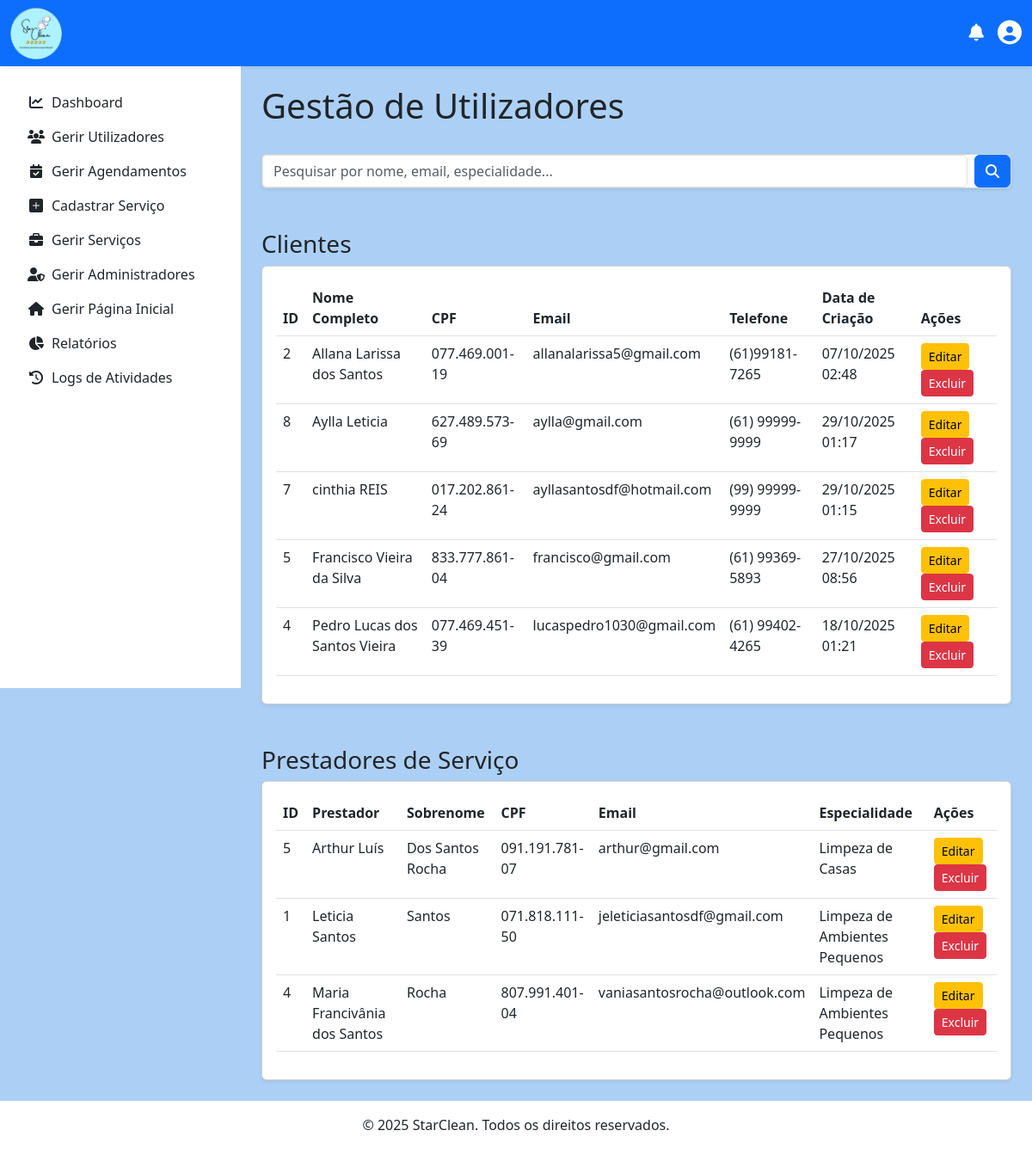
/admin/gerir_utilizadores.php (signed in), run on an earlier commit of the app's database.
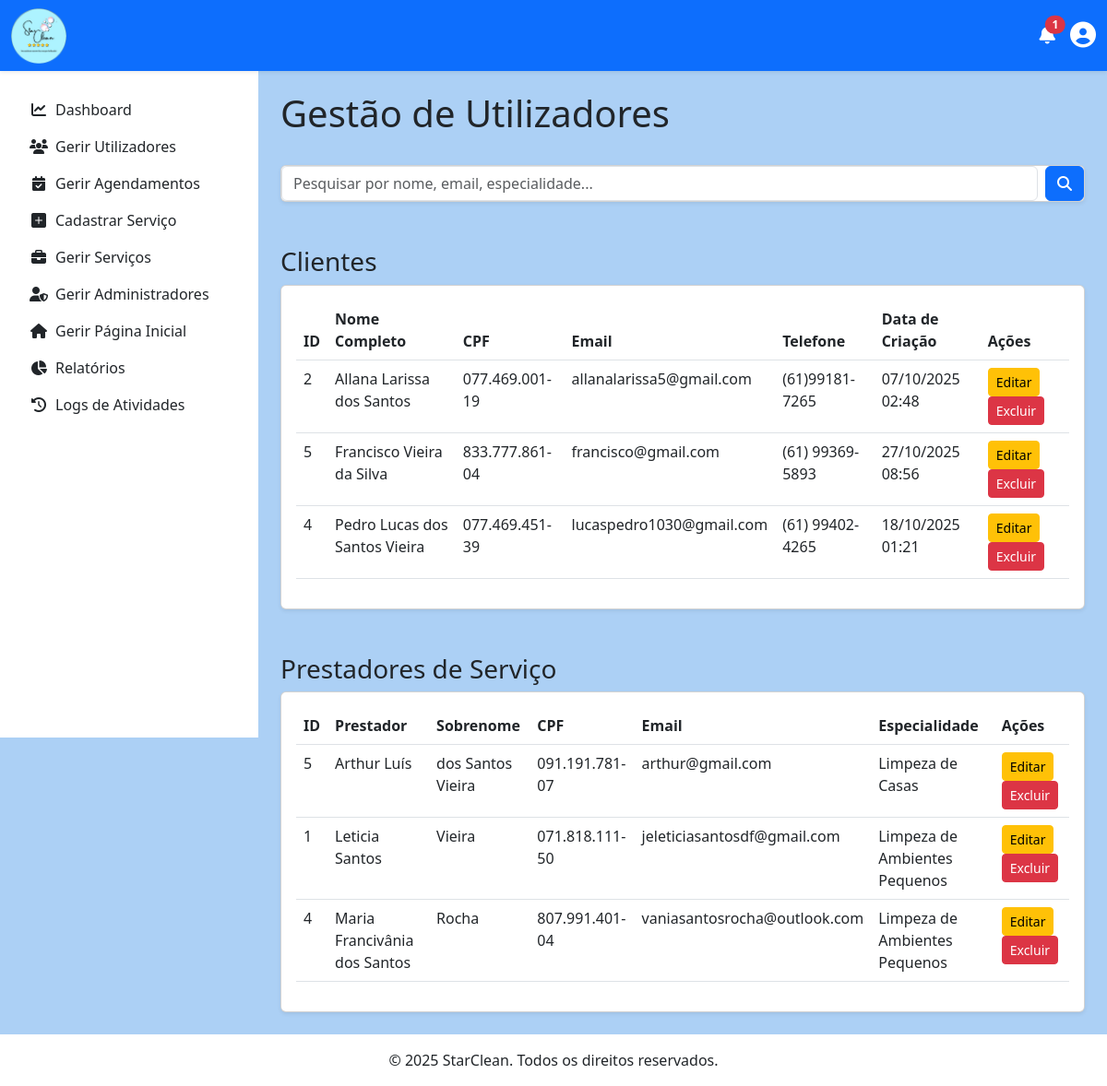
And on a later commit of the database.
### tables this page shows
CREATE TABLE `cliente` (
  `id` int(11) NOT NULL,
  `nome` varchar(45) NOT NULL,
  `sobrenome` varchar(45) NOT NULL,
  `email` varchar(150) NOT NULL,
  `data_nascimento` date NOT NULL,
  `telefone` varchar(20) NOT NULL,
  `cpf` varchar(14) NOT NULL,
  `password` varchar(255) NOT NULL,
  `receber_notificacoes_email` tinyint(1) NOT NULL DEFAULT 1,
  `criado_em` timestamp NOT NULL DEFAULT current_timestamp(),
  `atualizado_em` timestamp NOT NULL DEFAULT current_timestamp() ON UPDATE current_timestamp()
);

CREATE TABLE `prestador` (
  `id` int(11) NOT NULL,
  `nome` varchar(100) NOT NULL,
  `sobrenome` varchar(100) NOT NULL,
  `cpf` varchar(18) NOT NULL,
  `email` varchar(150) NOT NULL,
  `telefone` varchar(20) NOT NULL,
  `especialidade` varchar(100) NOT NULL,
  `password` varchar(255) NOT NULL,
  `receber_notificacoes_email` tinyint(1) NOT NULL DEFAULT 1,
  `descricao` text NOT NULL,
  `criado_em` timestamp NOT NULL DEFAULT current_timestamp(),
  `atualizado_em` timestamp NOT NULL DEFAULT current_timestamp() ON UPDATE current_timestamp(),
  `Administrador_id` int(11) NOT NULL
);

### admin/gerir_utilizadores.php (the view, shortened to what this page needs)
<?php
$termo_pesquisa = $_GET['q'] ?? '';
$clientes = [];
$prestadores = [];
try {
    $pdo = obterConexaoPDO();
    $sql_clientes = "SELECT id, nome, sobrenome, telefone, cpf, email, criado_em FROM Cliente";
    $sql_clientes .= " ORDER BY nome ASC";
    $stmt_clientes = $pdo->prepare($sql_clientes);
    $stmt_clientes->execute($params_clientes ?? []);
    $clientes = $stmt_clientes->fetchAll();
    $sql_prestadores = "SELECT id, nome, sobrenome, cpf, email, especialidade FROM Prestador";
    $sql_prestadores .= " ORDER BY nome ASC";
    $stmt_prestadores = $pdo->prepare($sql_prestadores);
    $stmt_prestadores->execute($params_prestadores ?? []);
    $prestadores = $stmt_prestadores->fetchAll();
} catch (PDOException $e) {
    error_log("Erro ao buscar utilizadores: " . $e->getMessage());
    $mensagem_erro = '<div class="alert alert-danger">Não foi possível carregar os dados dos utilizadores. Tente novamente mais tarde.</div>';
}
include '../includes/header.php';
include '../includes/navbar_logged_in.php';
?>
        <?php include '../includes/menu.php'; ?>
<main class="d-flex">
    <?php include '../includes/sidebar.php'; ?>
    <div class="container-fluid p-4 flex-grow-1">
        <div class="d-flex justify-content-between align-items-center mb-4">
            <h1>Gestão de Utilizadores</h1>
        </div>
        <div class="card shadow-sm mb-4">
            <div class="card-list-group-item">
                <form action="gerir_utilizadores.php" method="GET" class="d-flex">
                    <input class="form-control me-2" type="search" name="q" placeholder="Pesquisar por nome, email, especialidade..." value="<?= htmlspecialchars($termo_pesquisa) ?>" aria-label="Pesquisar">
                    <button class="btn btn-primary" type="submit"><i class="fas fa-search"></i></button>
                </form>
            </div>
        </div>
        <h3 class="mt-5">Clientes</h3>
        <div class="card shadow-sm">
            <div class="card-body">
                <div class="table-responsive">
                    <table class="table table-hover">
                        <thead class="thead-dark">
                            <tr>
                                <th>ID</th>
                                <th>Nome Completo</th>
                                <th>CPF</th>
                                <th>Email</th>
                                <th>Telefone</th>
                                <th>Data de Criação</th>
                                <th>Ações</th>
                            </tr>
                        </thead>
                        <tbody>
                            <?php if (empty($clientes)): ?>
                                <tr><td colspan="7" class="text-center">Nenhum cliente encontrado.</td></tr>
                            <?php else: ?>
                                <?php foreach ($clientes as $cliente): ?>
                                    <tr>
                                        <td><?= htmlspecialchars($cliente['id']) ?></td>
                                        <td><?= htmlspecialchars($cliente['nome'] . ' ' . $cliente['sobrenome']) ?></td>
                                        <td><?= htmlspecialchars($cliente['cpf']) ?></td>
                                        <td><?= htmlspecialchars($cliente['email']) ?></td>
                                        <td><?= htmlspecialchars($cliente['telefone']) ?></td>
                                        <td><?= date('d/m/Y H:i', strtotime($cliente['criado_em'])) ?></td>
                                        <td>
                                            <a href="editar_utilizador.php?id=<?= $cliente['id'] ?>&tipo=cliente" class="btn btn-warning btn-sm">Editar</a>
                                            <a href="excluir_utilizador.php?id=<?= $cliente['id'] ?>&tipo=cliente" class="btn btn-danger btn-sm" onclick="return confirm('Tem a certeza?');">Excluir</a>
                                        </td>
                                    </tr>
                                <?php endforeach; ?>
                            <?php endif; ?>
                        </tbody>
                    </table>
                </div>
            </div>
        </div>
        <h3 class="mt-5">Prestadores de Serviço</h3>
        <div class="card shadow-sm">
            <div class="card-body">
                <div class="table-responsive">
                    <table class="table table-hover">
                        <thead class="thead-dark">
                            <tr>
                                <th>ID</th>
                                <th>Prestador</th>
                                <th>Sobrenome</th>
                                <th>CPF</th>
                                <th>Email</th>
                                <th>Especialidade</th>
                                <th>Ações</th>
                            </tr>
                        </thead>
                        <tbody>
                            <?php if (empty($prestadores)): ?>
                                <tr><td colspan="6" class="text-center">Nenhum prestador encontrado.</td></tr>
                            <?php else: ?>
                                <?php foreach ($prestadores as $prestador): ?>
                                    <tr>
                                        <td><?= htmlspecialchars($prestador['id']) ?></td>
                                        <td><?= htmlspecialchars($prestador['nome']) ?></td>
                                        <td><?= htmlspecialchars($prestador['sobrenome']) ?></td>
                                        <td><?= htmlspecialchars($prestador['cpf']) ?></td>
                                        <td><?= htmlspecialchars($prestador['email']) ?></td>
                                        <td><?= htmlspecialchars($prestador['especialidade']) ?></td>
                                        <td>
                                            <a href="editar_utilizador.php?id=<?= $prestador['id'] ?>&tipo=prestador" class="btn btn-warning btn-sm">Editar</a>
                                            <a href="excluir_utilizador.php?id=<?= $prestador['id'] ?>&tipo=prestador" class="btn btn-danger btn-sm" onclick="return confirm('Tem a certeza?');">Excluir</a>
                                        </td>
                                    </tr>
                                <?php endforeach; ?>
                            <?php endif; ?>
                        </tbody>
                    </table>
                </div>
            </div>
        </div>
    </div>
</main>
<?php
include '../includes/footer.php';
?>

### includes/header.php (shortened to what this page needs)
<!DOCTYPE html>
<html lang="pt-br">
<head>
    <link rel="stylesheet" href="https://cdn.jsdelivr.net/npm/bootstrap-icons@1.5.0/font/bootstrap-icons.css">
    <link href="https://cdn.jsdelivr.net/npm/bootstrap@5.3.0/dist/css/bootstrap.min.css" rel="stylesheet">
    <link rel="stylesheet" href="https://cdnjs.cloudflare.com/ajax/libs/font-awesome/6.5.1/css/all.min.css">
    <link rel="stylesheet" href="<?= BASE_URL ?>/includes/star_clean.css">
    <link rel="stylesheet" href="https://cdn.datatables.net/2.3.4/css/dataTables.dataTables.css" />
    <link rel="stylesheet" href="https://unpkg.com/leaflet@1.9.4/dist/leaflet.css" />
</head>
<body class="d-flex flex-column min-vh-100" style="background-color: #acd0f5ff;">

### includes/navbar_logged_in.php (shortened to what this page needs)
<?php
if (isset($_SESSION['usuario_id'])) {
    $id_usuario = $_SESSION['usuario_id'];
    $tipo_usuario = $_SESSION['usuario_tipo'];
    $pdo = obterConexaoPDO();
    $notifications = [];
    try {
        if ($tipo_usuario === 'prestador') {
            $link_destino = BASE_URL . '/prestador/gerir_agendamentos.php';
            $stmt = $pdo->prepare("SELECT a.data as data, c.nome AS nome_cliente FROM Agendamento a JOIN Cliente c ON a.Cliente_id = c.id WHERE a.Prestador_id = ? AND a.status = 'pendente' AND a.notificacao_prestador_lida = FALSE ORDER BY a.data DESC LIMIT 5");
            $stmt->execute([$id_usuario]);
            $notifications = $stmt->fetchAll(PDO::FETCH_ASSOC);
        } elseif ($tipo_usuario === 'admin') {
            $stmt = $pdo->prepare(
                "SELECT a.data, s.titulo, s.preco, p.nome AS nome_prestador
                 FROM Agendamento a
                 JOIN Servico s ON a.Servico_id = s.id
                 JOIN Prestador p ON a.Prestador_id = p.id
                 WHERE a.status = 'realizado' AND a.notificacao_admin_lida = FALSE ORDER BY a.data DESC LIMIT 5"
            );
            $stmt->execute();
            $notifications = $stmt->fetchAll(PDO::FETCH_ASSOC);
        }
    } catch (PDOException $e) {
        error_log("Erro ao buscar notificações: " . $e->getMessage());
    }
}
?>
<nav class="navbar navbar-expand-lg navbar-light bg-primary shadow-sm fixed-top">
    <div class="container-fluid">
        <a href="<?= BASE_URL ?>/index.php">
            <img src="<?= BASE_URL ?>/img/LogoPrimary.png" alt="StarClean" height="60" class="d-inline-block align-text-top">
        </a>
        <div class="d-flex align-items-center">
            <div class="dropdown me-3">
                <a href="#" class="nav-link" id="notificationDropdown" role="button" data-bs-toggle="dropdown" aria-expanded="false">
                    <i class="fas fa-bell fs-5 text-white"></i>
                    <?php if (!empty($notifications)): ?>
                        <span class="badge bg-danger rounded-pill position-absolute top-0 start-100 translate-middle">
                            <?= count($notifications) ?>
                        </span>
                    <?php endif; ?>
                </a>
            </div>
            <div class="dropdown">
                <a href="#" class="nav-link" id="userDropdown" role="button" data-bs-toggle="dropdown" aria-expanded="false">
                    <i class="fas fa-user-circle fs-3 text-white"></i>
                </a>
            </div>
        </div>
    </div>
</nav>

### includes/sidebar.php
<nav id="sidebar" class="d-md-block bg-white sidebar collapse">
        <div class="pt-4 pb-4 px-3 sidebar-sticky">
        <div class="flex-grow-1">
        <?php
            include 'menu.php';
        ?>
    </div>
</nav>

### includes/menu.php (shortened to what this page needs)
<?php
$tipo_usuario = $_SESSION['usuario_tipo'] ?? '';
?>
<ul class="nav flex-column mt-2h100">
    <?php if ($tipo_usuario === 'admin'): ?>
        <li class="nav-item">
            <a class="nav-link text-dark" href="<?= BASE_URL ?>/admin/dashboard.php"><i class="fas fa-chart-line fa-fw me-2"></i>Dashboard</a>
        </li>
        <li class="nav-item">
            <a class="nav-link text-dark" href="<?= BASE_URL ?>/admin/gerir_utilizadores.php"><i class="fas fa-users fa-fw me-2"></i>Gerir Utilizadores</a>
        </li>
        <li class="nav-item">
            <a class="nav-link text-dark" href="<?= BASE_URL ?>/admin/gerir_agendamentos.php"><i class="fas fa-calendar-check fa-fw me-2"></i>Gerir Agendamentos</a>
        </li>
        <li class="nav-item">
            <a class="nav-link text-dark" href="<?= BASE_URL ?>/admin/adicionar_servico.php"><i class="fas bi bi-plus-square-fill fa-fw me-2"></i>Cadastrar Serviço</a>
        </li>
        <li class="nav-item">
            <a class="nav-link text-dark" href="<?= BASE_URL ?>/admin/gerir_servicos.php"><i class="fas fa-briefcase fa-fw me-2"></i>Gerir Serviços</a>
        </li>
        <li class="nav-item">
            <a class="nav-link text-dark" href="<?= BASE_URL ?>/admin/gerenciar_adm.php"><i class="fas fa-user-shield fa-fw me-2"></i>Gerir Administradores</a>
        </li>
        <li class="nav-item">
            <a class="nav-link text-dark" href="<?= BASE_URL ?>/admin/gerir_pagina_inicial.php"><i class="fas fa-home fa-fw me-2"></i>Gerir Página Inicial</a>
        </li>
        <li class="nav-item">
            <a class="nav-link text-dark" href="<?= BASE_URL ?>/admin/relatorios.php"><i class="fas fa-chart-pie fa-fw me-2"></i>Relatórios</a>
        </li>
        <li class="nav-item">
            <a class="nav-link text-dark" href="<?= BASE_URL ?>/admin/visualizar_logs.php"><i class="fas fa-history fa-fw me-2"></i>Logs de Atividades</a>
        </li>
    <?php endif; ?>
</ul>

### includes/footer.php (shortened to what this page needs)
<footer class="text-center bg-white text-dark py-3 mt-auto bottom">
    <p class="mb-0">&copy; <?= date('Y') ?> StarClean. Todos os direitos reservados.</p>
</footer>
    </body>
    </html>

### includes/star_clean.css (style rules this page uses)
body { padding-top: 75px; }
.card-body { min-height: 220px; }
.card { transition: transform 0.3s ease, box-shadow 0.3s ease; }
@media (min-width: 768px) { #sidebar { position: fixed; top: 0; left: 0; height: 100vh; padding-top: 75px; z-index: 1020; } }
@media (min-width: 768px) { main.d-flex > .flex-grow-1 { margin-left: 280px; } }
main.d-flex { flex-grow: 1; }

### includes/header.php (style rules this page uses)
#sidebar { width: 280px; flex-shrink: 0; }

What changed in the data, as far as the page shows it:
removed cliente: id "8", nome+sobrenome "Aylla Leticia", cpf "627.489.573-69", email "aylla@gmail.com", telefone "(61) 99999-9999", criado_em "29/10/2025 01:17"
removed cliente: id "7", nome+sobrenome "cinthia REIS", cpf "017.202.861-24", email "ayllasantosdf@hotmail.com", telefone "(99) 99999-9999", criado_em "29/10/2025 01:15"
changed prestador "Arthur Luís": sobrenome "Dos Santos Rocha" → "dos Santos Vieira"
changed prestador "Leticia Santos": sobrenome "Santos" → "Vieira"
Also different on the page:
count($notifications): (not shown) → "1"
